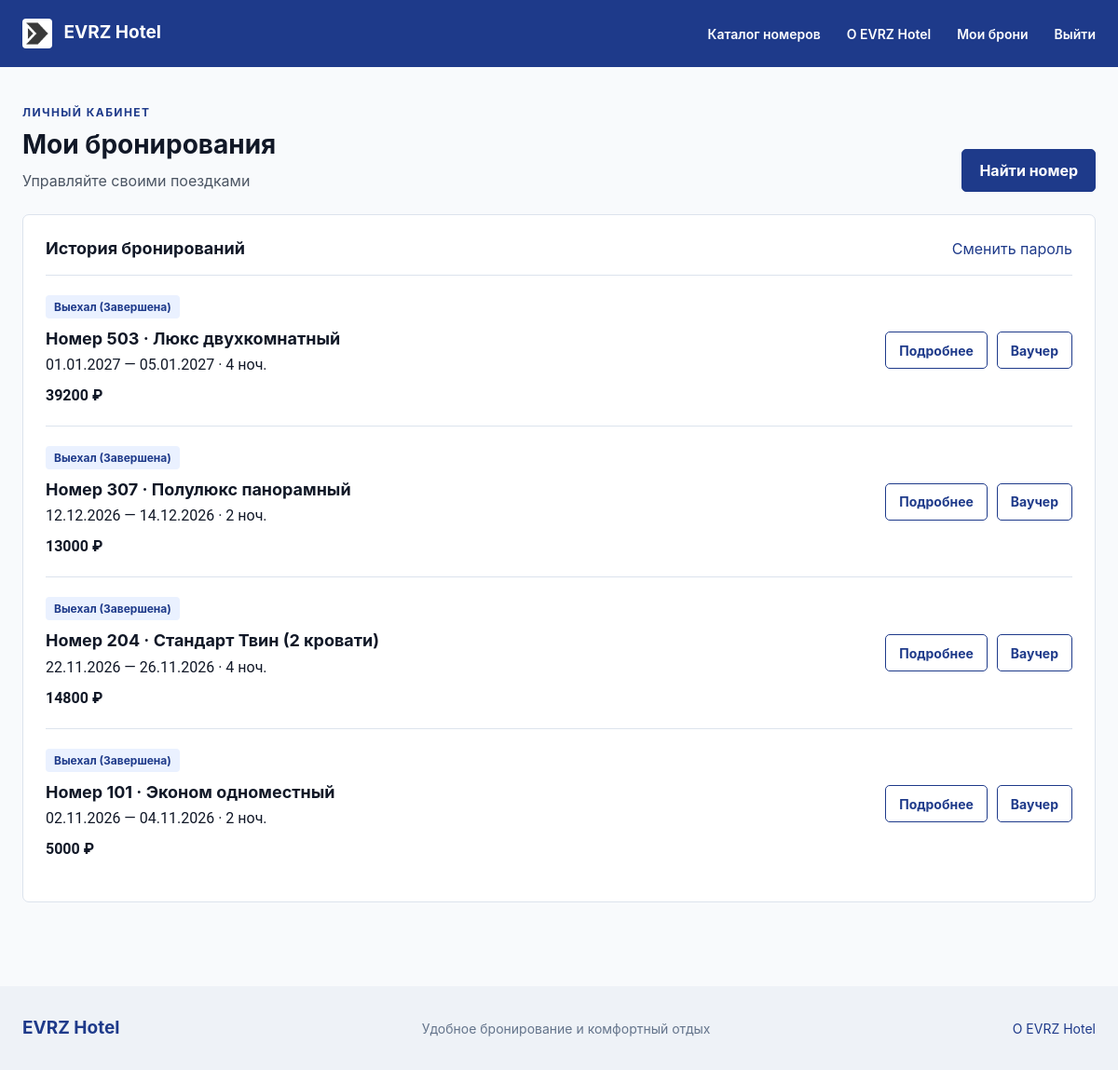
Page /my-bookings/ (signed in) on the committed database.
### hotel/models.py (models this page shows, shortened)
class Booking(models.Model):
    contact_name = models.CharField(max_length=150, blank=True, verbose_name="Имя контактного лица")
    contact_phone = models.CharField(max_length=20, blank=True, verbose_name="Контактный телефон")
    contact_email = models.EmailField(blank=True, verbose_name="Электронная почта")
    STATUS_CHOICES = [
        ("new", "Создана (Ожидает оплаты)"),
        ("confirmed", "Подтверждена"),
        ("checked_in", "Заселен"),
        ("checked_out", "Выехал (Завершена)"),
        ("cancelled", "Отменена"),
    ]
    user = models.ForeignKey(User, on_delete=models.CASCADE, related_name='bookings', verbose_name='Клиент')
    room = models.ForeignKey(Room, on_delete=models.PROTECT, related_name='bookings', verbose_name='Номер')
    check_in_date = models.DateField(verbose_name='Дата заезда')
    check_out_date = models.DateField(verbose_name='Дата выезда')
    nights_count = models.PositiveSmallIntegerField(
        default=1,
        validators=[MinValueValidator(1)],
        verbose_name="Количество ночей"
    )
    total_price = models.DecimalField(
        max_digits=10,
        decimal_places=2,
        validators=[MinValueValidator(0)],
        verbose_name="Итоговая стоимость (руб.)"
    )
    status = models.CharField(max_length=20, choices=STATUS_CHOICES, default='new', verbose_name='Статус бронирования')
    comment = models.TextField(blank=True, verbose_name='Пожелания клиента')
    created_at = models.DateTimeField(auto_now_add=True, verbose_name='Дата и время создания')
    class Meta:
        verbose_name = "Бронирование"
        verbose_name_plural = "Бронирования"
        ordering = ["-created_at"]
        constraints = [
            models.CheckConstraint(
                check=Q(check_out_date__gt=F("check_in_date")),
                name="booking_check_out_after_check_in"
            ),
            models.CheckConstraint(check=Q(nights_count__gte=1), name='booking_nights_min_1'),
        ]

class Room(models.Model):
    room_number = models.CharField(max_length=10, unique=True, verbose_name='Номер комнаты')
    room_type = models.ForeignKey(RoomType, on_delete=models.PROTECT, related_name='rooms', verbose_name='Тип номера')
    floor = models.PositiveSmallIntegerField(
        default=1,
        validators=[MinValueValidator(1), MaxValueValidator(30)],
        verbose_name="Этаж"
    )
    amenities = models.ManyToManyField(
        Amenity,
        through="RoomAmenity",
        related_name="rooms",
        blank=True,
        verbose_name="Удобства в номере"
    )
    image = models.ImageField(upload_to='rooms_photos/', blank=True, null=True, verbose_name='Фотография номера')
    is_active = models.BooleanField(default=True, verbose_name='Доступен для бронирования')
    description = models.TextField(blank=True, verbose_name='Особенности номера')
    class Meta:
        verbose_name = "Номер"
        verbose_name_plural = "Номера"
        ordering = ["floor", "room_number"]
        constraints = [
            models.CheckConstraint(check=Q(floor__gte=1), name='room_floor_min_1'),
        ]

class RoomType(models.Model):
    name = models.CharField(max_length=100, unique=True, verbose_name='Название категории')
    base_price = models.DecimalField(
        max_digits=10,
        decimal_places=2,
        validators=[MinValueValidator(500)],
        verbose_name="Базовая цена за сутки (руб.)"
    )
    max_guests = models.PositiveSmallIntegerField(
        default=2,
        validators=[MinValueValidator(1), MaxValueValidator(10)],
        verbose_name="Максимальная вместимость гостей"
    )
    area = models.DecimalField(
        max_digits=5,
        decimal_places=1,
        validators=[MinValueValidator(8.0)],
        verbose_name="Площадь номера (кв. м)"
    )
    description = models.TextField(blank=True, verbose_name='Описание категории')
    class Meta:
        verbose_name = "Тип номера"
        verbose_name_plural = "Типы номеров"
        ordering = ["base_price", "name"]
        constraints = [
            models.CheckConstraint(check=Q(base_price__gt=0), name='roomtype_base_price_positive'),
            models.CheckConstraint(check=Q(max_guests__gte=1), name='roomtype_max_guests_min_1'),
        ]

### hotel/views.py (the view)
# urls.py: path('my-bookings/', views.my_bookings, name='my_bookings'),
@login_required
def my_bookings(request):
    bookings = (
        Booking.objects.filter(user=request.user)
        .select_related('room__room_type')
        .prefetch_related('payments')
    )
    paginator = Paginator(bookings, 20)
    page = paginator.get_page(request.GET.get('page'))
    today = date.today()
    for booking in page:
        booking.can_cancel = booking.status in ('new', 'confirmed') and booking.check_in_date >= today
        booking.has_review = hasattr(booking, 'review')
        booking.can_review = booking.status == 'checked_out' and not booking.has_review
    context = {
        'page_obj': page,
        'pagination': build_pagination_context(request, page),
    }
    return TemplateResponse(request, 'my_bookings.html', context)

### hotel/views.py (called while the page is built, shortened)
def build_pagination_context(request, page):
    if page.paginator.num_pages <= 1:
        return None

### hotel/templates/my_bookings.html (shortened to what this page needs)
{% extends 'base.html' %}
{% block content %}
  <div class="Header-First">
    <div>
      <p class="eyebrow">ЛИЧНЫЙ КАБИНЕТ</p>
      <h1>Мои бронирования</h1>
      <p class="muted">Управляйте своими поездками</p>
    </div>
    <a class="button" href="{% url 'catalog' %}">Найти номер</a>
  </div>
  <div class="panel">
    <div class="section-line">
      <h2>История бронирований</h2>
      <a href="{% url 'password_change' %}">Сменить пароль</a>
    </div>
    {% for booking in page_obj %}
      <div class="booking-row">
        <div>
          <span class="badge">{{ booking.get_status_display }}</span>
          <h3>Номер {{ booking.room.room_number }} · {{ booking.room.room_type.name }}</h3>
          <p class="num">{{ booking.check_in_date|date:'d.m.Y' }} — {{ booking.check_out_date|date:'d.m.Y' }} · {{ booking.nights_count }} ноч.</p>
          <strong class="num">{{ booking.total_price|floatformat:0 }} ₽</strong>
        </div>
        <div class="row-actions">
          <a class="button secondary small" href="{% url 'booking_detail' booking.pk %}">Подробнее</a>
          <a class="button secondary small" href="{% url 'voucher' booking.pk %}">Ваучер</a>
        </div>
      </div>
    {% empty %}
      <div class="empty">
        <p>У вас пока нет бронирований.</p>
        <a href="{% url 'catalog' %}">Посмотреть номера →</a>
      </div>
    {% endfor %}
  </div>
{% endblock %}

### hotel/static/css/styles.css (style rules this page uses)
:root { --color-primary: #1E3A8A; --color-secondary: #3B82F6; --color-accent: #D97706; --color-bg: #F8FAFC; --color-card: #FFFFFF; --color-text: #111827; --color-success: #16A34A; --color-warning: #EAB308; --color-error: #DC2626; --font-main: Inter, Arial, sans-serif; --font-num: Roboto, sans-serif; }
* { box-sizing: border-box; }
html { font-family: var(--font-main); color: var(--color-text); background: var(--color-bg); overflow-x: hidden; }
body { min-height: 100vh; display: flex; flex-direction: column; margin: 0; font-size: 16px; line-height: 1.5; overflow-x: hidden; }
a { color: #1e3a8a; text-decoration: none; }
button, .button { display: inline-flex; align-items: center; justify-content: center; min-height: 44px; padding: 10px 18px; border: 1px solid #1e3a8a; border-radius: 5px; background: #1e3a8a; color: white; font-weight: 700; cursor: pointer; text-align: center; }
.secondary { background: white; color: #1e3a8a; }
.small { min-height: 40px; padding: 8px 14px; font-size: 14px; }
h1, h2, h3, p { margin-top: 0; }
h1 { font-size: 28px; line-height: 1.2; margin-bottom: 9px; }
h2 { font-size: 22px; line-height: 1.3; }
h3 { font-size: 18px; line-height: 1.3; }
.Header-First { display: flex; align-items: end; justify-content: space-between; gap: 20px; margin-bottom: 24px; }
.Header-First p:last-child { margin-bottom: 0; }
.eyebrow { color: #1e3a8a; font-size: 12px; font-weight: 700; letter-spacing: .12em; margin-bottom: 9px; }
.muted, small, .fine { color: #4b5563; }
.count, .badge { font-size: 12px; font-weight: 700; border-radius: 4px; padding: 5px 9px; background: #eaf1ff; color: #1e3a8a; white-space: normal; }
.filter, .panel, .card { background: white; border: 1px solid #dce3ed; border-radius: 7px; }
.section-line { display: flex; align-items: center; justify-content: space-between; gap: 12px; margin-bottom: 16px; }
.section-line h2 { margin: 0; font-size: 18px; }
.panel { padding: 24px; margin-bottom: 20px; }
.review, .booking-row { border-top: 1px solid #dce3ed; padding: 20px 0; }
.booking-row { display: flex; justify-content: space-between; gap: 20px; }
.booking-row h3 { margin: 12px 0 5px; }
.booking-row p { margin-bottom: 8px; }
.row-actions { display: flex; gap: 10px; align-items: center; flex-wrap: wrap; }
.num, .price, .card-bottom strong, .stats-grid .panel strong { font-family: var(--font-num); font-variant-numeric: tabular-nums; }

### rows in the picture
Booking: status "Выехал (Завершена)", room.room_number "503", room.room_type.name "Люкс двухкомнатный", check_in_date "01.01.2027", check_out_date "05.01.2027", nights_count "4", total_price "39200"
Booking: status "Выехал (Завершена)", room.room_number "307", room.room_type.name "Полулюкс панорамный", check_in_date "12.12.2026", check_out_date "14.12.2026", nights_count "2", total_price "13000"
Booking: status "Выехал (Завершена)", room.room_number "204", room.room_type.name "Стандарт Твин (2 кровати)", check_in_date "22.11.2026", check_out_date "26.11.2026", nights_count "4", total_price "14800"
Booking: status "Выехал (Завершена)", room.room_number "101", room.room_type.name "Эконом одноместный", check_in_date "02.11.2026", check_out_date "04.11.2026", nights_count "2", total_price "5000"
